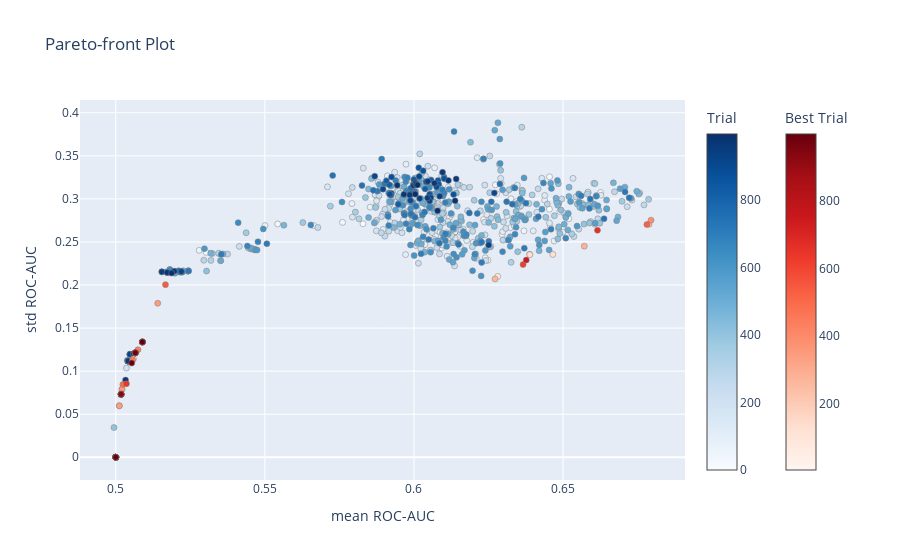

The cell this chart's notebook holds for it:
### Code cell
optuna.visualization.plot_pareto_front(study, target_names=["mean ROC-AUC", "std ROC-AUC"])

### Figure 1 — Plotly figure (JSON) as saved in the notebook; plotly's stock layout.template omitted (floating-point values rounded to 4 significant figures; data arrays with more than 128 entries replaced by an {"elided": "..."} marker saying what was removed)
{"data": [{"hovertemplate": "%{text}<extra>Trial</extra>", "marker": {"color": {"elided": "702 int values"}, "colorbar": {"title": {"text": "Trial"}}, "colorscale": [[0, "rgb(247,251,255)"], [0.125, "rgb(222,235,247)"], [0.25, "rgb(198,219,239)"], [0.375, "rgb(158,202,225)"], [0.5, "rgb(107,174,214)"], [0.625, "rgb(66,146,198)"], [0.75, "rgb(33,113,181)"], [0.875, "rgb(8,81,156)"], [1, "rgb(8,48,107)"]], "line": {"color": "Grey", "width": 0.5}}, "mode": "markers", "showlegend": false, "text": {"elided": "702 str values"}, "type": "scatter", "x": {"elided": "702 float values"}, "y": {"elided": "702 float values"}}, {"hovertemplate": "%{text}<extra>Best Trial</extra>", "marker": {"color": {"elided": "298 int values"}, "colorbar": {"title": {"text": "Best Trial"}, "x": 1.1, "xpad": 40}, "colorscale": [[0, "rgb(255,245,240)"], [0.125, "rgb(254,224,210)"], [0.25, "rgb(252,187,161)"], [0.375, "rgb(252,146,114)"], [0.5, "rgb(251,106,74)"], [0.625, "rgb(239,59,44)"], [0.75, "rgb(203,24,29)"], [0.875, "rgb(165,15,21)"], [1, "rgb(103,0,13)"]], "line": {"color": "Grey", "width": 0.5}}, "mode": "markers", "showlegend": false, "text": {"elided": "298 str values"}, "type": "scatter", "x": {"elided": "298 float values"}, "y": {"elided": "298 float values"}}], "layout": {"title": {"text": "Pareto-front Plot"}, "xaxis": {"title": {"text": "mean ROC-AUC"}}, "yaxis": {"title": {"text": "std ROC-AUC"}}}}
